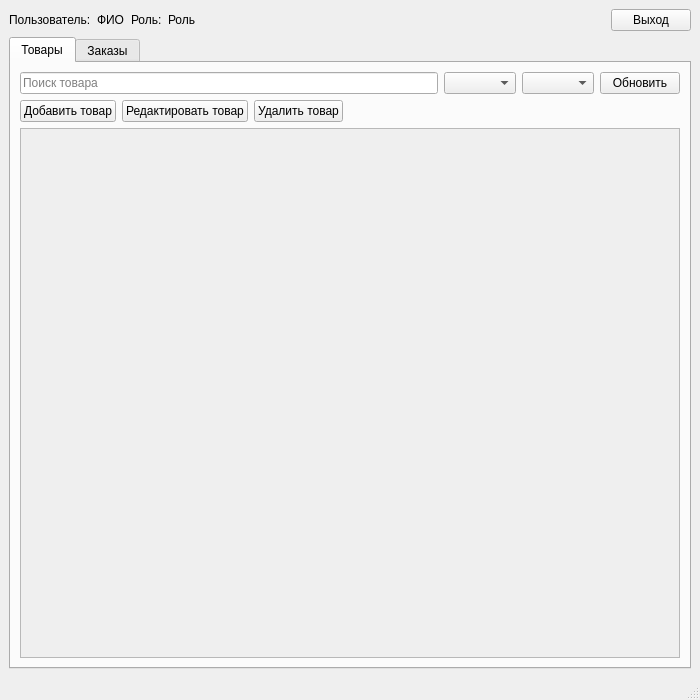
<?xml version="1.0" encoding="UTF-8"?>
<ui version="4.0">
 <class>MainWindow</class>
 <widget class="QMainWindow" name="MainWindow">
  <property name="geometry">
   <rect><x>0</x><y>0</y><width>700</width><height>700</height></rect>
  </property>
  <property name="windowTitle"><string>Магазин</string></property>
  <widget class="QWidget" name="centralwidget">
   <layout class="QVBoxLayout" name="verticalLayout_main">
    <item>
     <layout class="QHBoxLayout" name="headerLayout">
      <item><widget class="QLabel" name="label_user_text"><property name="text"><string>Пользователь:</string></property></widget></item>
      <item><widget class="QLabel" name="label_user"><property name="text"><string>ФИО</string></property></widget></item>
      <item><widget class="QLabel" name="label_role_text"><property name="text"><string>Роль:</string></property></widget></item>
      <item><widget class="QLabel" name="label_role"><property name="text"><string>Роль</string></property></widget></item>
      <item><spacer name="spacer_header"><property name="orientation"><enum>Qt::Orientation::Horizontal</enum></property><property name="sizeHint" stdset="0"><size><width>40</width><height>20</height></size></property></spacer></item>
      <item><widget class="QPushButton" name="pushButton_exit"><property name="text"><string>Выход</string></property></widget></item>
     </layout>
    </item>
    <item>
     <widget class="QTabWidget" name="tabWidget">
      <property name="currentIndex"><number>0</number></property>
      <widget class="QWidget" name="tab_products">
       <attribute name="title"><string>Товары</string></attribute>
       <layout class="QVBoxLayout" name="verticalLayout_products">
        <item>
         <layout class="QHBoxLayout" name="productsTopLayout">
          <item><widget class="QLineEdit" name="lineEdit_search"><property name="placeholderText"><string>Поиск товара</string></property></widget></item>
          <item><widget class="QComboBox" name="comboBox_supplier"/></item>
          <item><widget class="QComboBox" name="comboBox_sort"/></item>
          <item><widget class="QPushButton" name="pushButton_refresh"><property name="text"><string>Обновить</string></property></widget></item>
         </layout>
        </item>
        <item>
         <layout class="QHBoxLayout" name="productsButtonLayout">
          <item><widget class="QPushButton" name="pushButton_add"><property name="text"><string>Добавить товар</string></property></widget></item>
          <item><widget class="QPushButton" name="pushButton_edit"><property name="text"><string>Редактировать товар</string></property></widget></item>
          <item><widget class="QPushButton" name="pushButton_delete"><property name="text"><string>Удалить товар</string></property></widget></item>
          <item><spacer name="spacer_products"><property name="orientation"><enum>Qt::Orientation::Horizontal</enum></property><property name="sizeHint" stdset="0"><size><width>40</width><height>20</height></size></property></spacer></item>
         </layout>
        </item>
        <item>
         <widget class="QScrollArea" name="scrollArea_products">
          <property name="widgetResizable"><bool>true</bool></property>
          <widget class="QWidget" name="scrollAreaWidgetContents">
           <property name="geometry"><rect><x>0</x><y>0</y><width>850</width><height>500</height></rect></property>
          </widget>
         </widget>
        </item>
       </layout>
      </widget>
      <widget class="QWidget" name="tab_orders">
       <attribute name="title"><string>Заказы</string></attribute>
       <layout class="QVBoxLayout" name="verticalLayout_orders">
        <item>
         <layout class="QHBoxLayout" name="ordersButtonLayout">
          <item><widget class="QPushButton" name="pushButton_refresh_orders"><property name="text"><string>Обновить заказы</string></property></widget></item>
          <item><widget class="QPushButton" name="pushButton_add_order"><property name="text"><string>Добавить заказ</string></property></widget></item>
          <item><widget class="QPushButton" name="pushButton_edit_order"><property name="text"><string>Редактировать заказ</string></property></widget></item>
          <item><widget class="QPushButton" name="pushButton_delete_order"><property name="text"><string>Удалить заказ</string></property></widget></item>
          <item><spacer name="spacer_orders"><property name="orientation"><enum>Qt::Orientation::Horizontal</enum></property><property name="sizeHint" stdset="0"><size><width>40</width><height>20</height></size></property></spacer></item>
         </layout>
        </item>
        <item>
         <widget class="QScrollArea" name="scrollArea_orders">
          <property name="widgetResizable"><bool>true</bool></property>
          <widget class="QWidget" name="scrollAreaWidgetContents_orders">
           <property name="geometry"><rect><x>0</x><y>0</y><width>850</width><height>550</height></rect></property>
          </widget>
         </widget>
        </item>
       </layout>
      </widget>
     </widget>
    </item>
   </layout>
  </widget>
  <widget class="QMenuBar" name="menubar"/>
  <widget class="QStatusBar" name="statusbar"/>
 </widget>
 <resources/>
 <connections/>
</ui>
